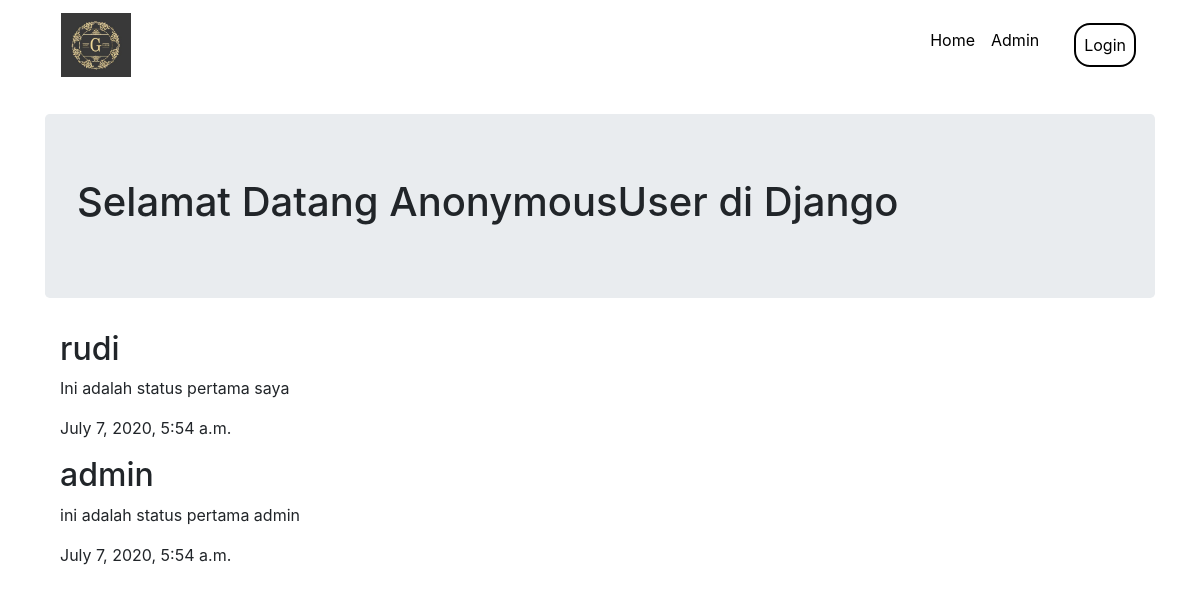
The page / on the database its author committed.
### blog/models.py (models this page shows, shortened)
class Post(models.Model):
    nama          = models.ForeignKey(Usermasuk, on_delete=models.CASCADE, related_name='semua_postingan')
    status        = models.TextField()
    gambar        = models.ImageField(upload_to='images/', default='', null=True, blank=True)
    waktu_posting = models.DateTimeField(auto_now=True, auto_now_add=False)

class Usermasuk (models.Model):
    nama_user_masuk = models.ForeignKey(User, on_delete=models.CASCADE,related_name='semua_user_masuk')
    poto_profil     = models.ImageField(upload_to='profil/', default='', null=True, blank=True)
    email           = models.EmailField(max_length=254)
    jenis_kelamin   = models.CharField(max_length=10)
    def __str__(self):
        return str(self.nama_user_masuk)

### blog/views.py (the view)
# urls.py: path('', views.index, name='index'),
def index(request):
    posts = Post.objects.all();
    usermasuks = Usermasuk.objects.all();
    context = {
        'title':'index',
        'posts':posts,
        'user_masuk':usermasuks
    }
    return render(request,'blog/index.html',context)

### blog/templates/blog/index.html (shortened to what this page needs)
<!DOCTYPE html>
{% load static %}
<html lang="en">
<head>
    <link rel="stylesheet" href="{% static 'style/css/bootstrap.css' %}">
    <link rel="stylesheet" href="{% static 'style/css/style2.css' %}">
</head>
<body>
<div class="container">
    <nav class="navbar navbar-expand ">
        <div class="navbar-brand">
            <img width="70px" src="{% static 'logo/best.jpg' %}" alt="">
        </div>
        <ul class="navbar-nav margin-auto ml-auto">
            <li class="nav-item"><a class="nav-link" href="{% url 'blog:index' %}">Home</a></li>
            <li class="nav-item"><a class="nav-link" href="{% url 'admin:index' %}">Admin</a></li>
            {% if user.is_authenticated %}
            <li class="nav-item"><a class="nav-link tombol" href="{% url 'blog:logout_view' %}">Logout</a></li>
            {% else %}
            <li class="nav-item ml-lg-4"><a class="nav-link tombol" href="{% url 'blog:login_view' %}">Login</a></li>
            {% endif %}
        </ul>
    </nav><br>
    <div class="jumbotron">
        <h1>Selamat Datang {{user}} di Django</h1>
    </div>
    <div class="container">
        {% for post in posts  %}
            <h2>{{post.nama}}</h2>
            <p>{{post.status}}</p>
            <p>{{post.waktu_posting}}</p>
        {% endfor %}
    </div>
</div>
</body>
</html>

### static/style/css/style2.css (style rules this page uses)
a { color: black; }
.tombol { border: 2px solid black; margin: 3px; border-radius: 16px; }

### rows shown on the page
Post: nama "rudi", status "Ini adalah status pertama saya", waktu_posting "July 7, 2020, 5:54 a.m."
Post: nama "admin", status "ini adalah status pertama admin", waktu_posting "July 7, 2020, 5:54 a.m."

### other values the page prints
{{ user }} "AnonymousUser"
